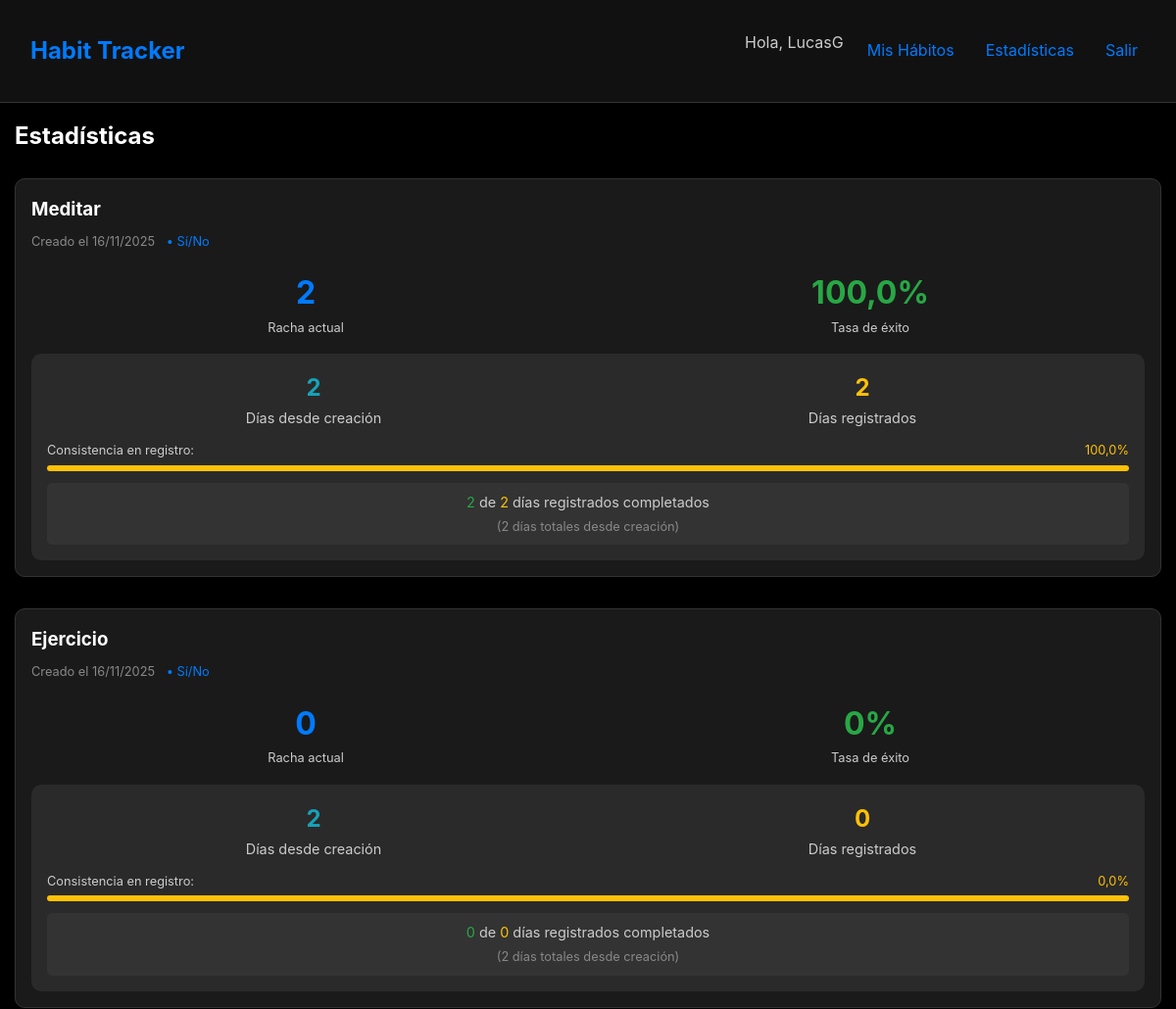
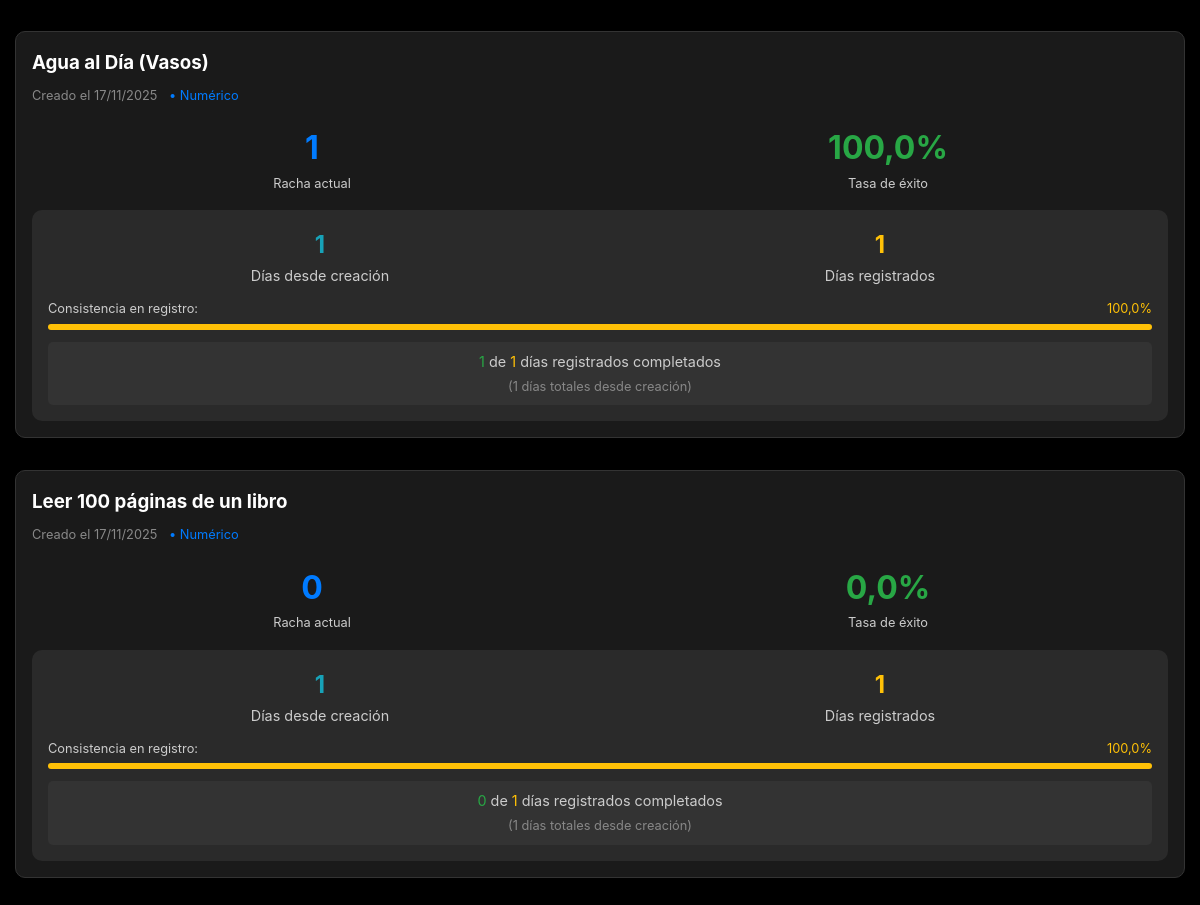
Screenshot of /statistics/ (signed in) with the database file from the repository (2 pictures, top to bottom).
### habits/models.py (models this page shows, shortened)
class Habit(models.Model):
    GOAL_TYPES = [
        ('boolean', 'Sí/No'),
        ('numeric', 'Numérico'),
        ('time', 'Tiempo'),
    ]
    user = models.ForeignKey(User, on_delete=models.CASCADE)
    name = models.CharField(max_length=200)
    goal_type = models.CharField(max_length=10, choices=GOAL_TYPES, default='boolean')
    target = models.FloatField(default=1.0)
    created_at = models.DateTimeField(auto_now_add=True)
    def formatted_created_at(self):
        return self.created_at.strftime("%d/%m/%Y")
    def current_streak(self):
        logs = self.habitlog_set.order_by('-date')
        if not logs:
            return 0
        streak = 0
        today = timezone.now().date()
        current_date = today
        for log in logs:
            if log.date == current_date:
                if (self.goal_type == 'boolean' and log.value >= 1) or \
                   (self.goal_type in ['numeric', 'time'] and log.value >= self.target):
                    streak += 1
                    current_date -= timezone.timedelta(days=1)
                else:
                    break
            else:
                break
        return streak

### habits/views.py (the view)
# urls.py: path('statistics/', views.statistics, name='statistics'),
@login_required
def statistics(request):
    habits = Habit.objects.filter(user=request.user)
    stats = []
    today = timezone.now().date()
    for habit in habits:
        logs = HabitLog.objects.filter(habit=habit).order_by('date')
        total_registros = logs.count()
        dias_desde_creacion = (today - habit.created_at.date()).days + 1
        if habit.goal_type == 'boolean':
            completados = logs.filter(value__gte=1).count()
        else:
            completados = logs.filter(value__gte=habit.target).count()
        tasa_exito = (completados / total_registros * 100) if total_registros > 0 else 0
        tasa_registro = (total_registros / dias_desde_creacion * 100) if dias_desde_creacion > 0 else 0
        stats.append({
            'habit': habit,
            'dias_desde_creacion': dias_desde_creacion,
            'total_registros': total_registros,
            'completados': completados,
            'tasa_exito': round(tasa_exito, 1),
            'tasa_registro': round(tasa_registro, 1),
            'current_streak': habit.current_streak(),
        })
    return render(request, 'habits/statistics.html', {'stats': stats})

### templates/habits/statistics.html (shortened to what this page needs)
{% extends 'base.html' %}
{% block content %}
<h2 style="margin-bottom: 1.5rem;">Estadísticas</h2>
<div class="habit-grid">
    {% for stat in stats %}
    <div class="card">
        <h3 style="margin-bottom: 0.5rem;">{{ stat.habit.name }}</h3>
        <div style="font-size: 0.8rem; color: #888; margin-bottom: 1rem;">
            Creado el {{ stat.habit.formatted_created_at }}
            <span style="color: #007bff; margin-left: 0.5rem;">•</span>
            <span style="color: #007bff;">{{ stat.habit.get_goal_type_display }}</span>
        </div>
        <div style="display: grid; grid-template-columns: 1fr 1fr; gap: 1rem; margin: 1rem 0;">
            <div style="text-align: center;">
                <div style="font-size: 2rem; font-weight: bold; color: #007bff;">
                    {{ stat.current_streak }}
                </div>
                <div style="font-size: 0.8rem; color: #ccc;">Racha actual</div>
            </div>
            <div style="text-align: center;">
                <div style="font-size: 2rem; font-weight: bold; color: #28a745;">
                    {{ stat.tasa_exito }}%
                </div>
                <div style="font-size: 0.8rem; color: #ccc;">Tasa de éxito</div>
            </div>
        </div>
        <div style="background-color: #2a2a2a; border-radius: 10px; padding: 1rem; margin-top: 0.5rem;">
            <div style="display: grid; grid-template-columns: 1fr 1fr; gap: 1rem; font-size: 0.9rem;">
                <div style="text-align: center;">
                    <div style="font-size: 1.5rem; font-weight: bold; color: #17a2b8;">
                        {{ stat.dias_desde_creacion }}
                    </div>
                    <div style="color: #ccc;">Días desde creación</div>
                </div>
                <div style="text-align: center;">
                    <div style="font-size: 1.5rem; font-weight: bold; color: #ffc107;">
                        {{ stat.total_registros }}
                    </div>
                    <div style="color: #ccc;">Días registrados</div>
                </div>
            </div>
            <div style="margin-top: 0.75rem;">
                <div style="display: flex; justify-content: space-between; font-size: 0.8rem; margin-bottom: 0.25rem;">
                    <span style="color: #ccc;">Consistencia en registro:</span>
                    <span style="color: #ffc107;">{{ stat.tasa_registro }}%</span>
                </div>
                <div style="background: #333; border-radius: 4px; height: 6px; overflow: hidden;">
                    <div style="height: 100%; background: #ffc107; width: {{ stat.tasa_registro }}%;
                                transition: width 0.3s ease;"></div>
                </div>
            </div>
            <div style="margin-top: 0.75rem; padding: 0.5rem; background: #333; border-radius: 5px; text-align: center;">
                <div style="font-size: 0.9rem; color: #ccc;">
                    <span style="color: #28a745;">{{ stat.completados }}</span> de
                    <span style="color: #ffc107;">{{ stat.total_registros }}</span> días registrados completados
                </div>
                <div style="font-size: 0.8rem; color: #888; margin-top: 0.25rem;">
                    ({{ stat.dias_desde_creacion }} días totales desde creación)
                </div>
            </div>
        </div>
    </div>
    {% empty %}
    <div class="card" style="text-align: center; padding: 2rem;">
        <h3>No hay estadísticas disponibles</h3>
        <p style="margin: 1rem 0; color: #ccc;">Comienza registrando tus hábitos</p>
        <a href="{% url 'habit_create' %}" class="btn">Crear Hábito</a>
    </div>
    {% endfor %}
</div>
{% endblock %}

### templates/base.html (shortened to what this page needs)
<!DOCTYPE html>
<html lang="es">
  <head>
  </head>
  <body>
    <div class="header">
      <div class="container">
        <div class="nav">
          <div class="brand">Habit Tracker</div>
          <div class="nav-links">
            {% if user.is_authenticated %}
              <span style="color: #ccc;">Hola, {{ user.username }}</span>
              <a href="{% url 'habit_list' %}">Mis Hábitos</a>
              <a href="{% url 'statistics' %}">Estadísticas</a>
              <a href="{% url 'logout' %}">Salir</a>
            {% else %}
              <a href="{% url 'login' %}">Ingresar</a>
              <a href="{% url 'register' %}">Registrarse</a>
            {% endif %}
          </div>
        </div>
      </div>
    </div>
    <div class="container">
      {% block content %}
      {% endblock %}
    </div>
  </body>
</html>

### templates/base.html (style rules this page uses)
* { margin: 0; padding: 0; box-sizing: border-box; }
body { background-color: #000; color: #fff; font-family: -apple-system, BlinkMacSystemFont, 'Segoe UI', Roboto, sans-serif; line-height: 1.6; min-height: 100vh; }
.container { max-width: 100%; padding: 15px; margin: 0 auto; }
.header { background-color: #111; padding: 1rem; border-bottom: 1px solid #333; position: sticky; top: 0; z-index: 100; }
.nav { display: flex; justify-content: space-between; align-items: center; }
.brand { font-size: 1.5rem; font-weight: bold; color: #007bff; }
.nav-links { display: flex; gap: 1rem; }
.nav-links a { color: #007bff; text-decoration: none; padding: 0.5rem; }
.card { background-color: #1a1a1a; border-radius: 10px; padding: 1rem; margin-bottom: 1rem; border: 1px solid #333; }
.habit-grid { display: grid; gap: 1rem; }

### templates/habits/statistics.html (style rules this page uses)
.habit-grid .card { transition: transform 0.2s ease; }

### rows the page displays
Habit: habit.name "Meditar", habit.formatted_created_at "16/11/2025", habit.goal_type "Sí/No", current_streak "2", tasa_exito "100,0", dias_desde_creacion "2", total_registros "2", tasa_registro "100,0", completados "2"
Habit: habit.name "Ejercicio", habit.formatted_created_at "16/11/2025", habit.goal_type "Sí/No", current_streak "0", tasa_exito "0", dias_desde_creacion "2", total_registros "0", tasa_registro "0,0", completados "0"
Habit: habit.name "Agua al Día (Vasos)", habit.formatted_created_at "17/11/2025", habit.goal_type "Numérico", current_streak "1", tasa_exito "100,0", dias_desde_creacion "1", total_registros "1", tasa_registro "100,0", completados "1"
Habit: habit.name "Leer 100 páginas de un libro", habit.formatted_created_at "17/11/2025", habit.goal_type "Numérico", current_streak "0", tasa_exito "0,0", dias_desde_creacion "1", total_registros "1", tasa_registro "100,0", completados "0"

### other values shown
{{ user.username }} "LucasG"
